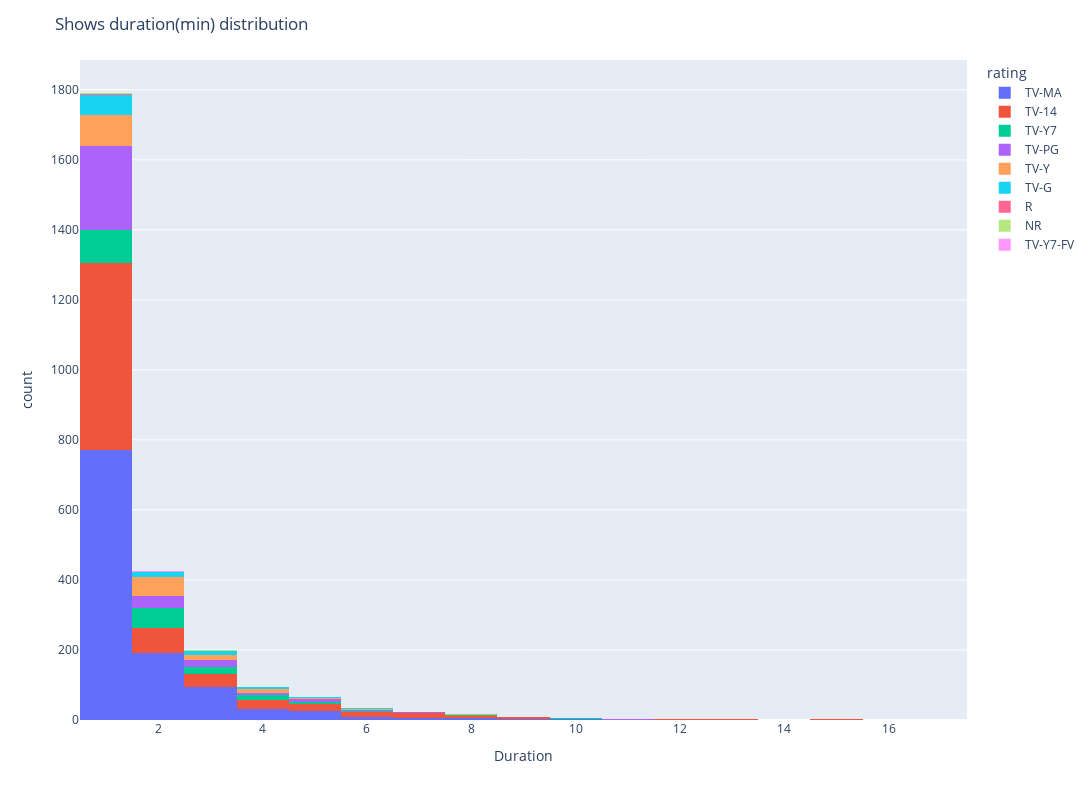

Here is the notebook cell this chart was saved with:
### Markdown cell above
Looking again at TV Shows, we can see that most rating categories follow the same pattern but some have higher ratios of season 2 density and above, again TV-Y and TV-Y7 for youngsters.

### Code cell
fig = ff.histogram(shows[~shows.rating.isna()], x='duration', color='rating', width=1600, height=800, labels={"duration": "Duration"})
fig.update_layout(title_text='Shows duration(min) distribution')
fig
fig.show()

### Figure 1 — Plotly figure (JSON) as saved in the notebook; plotly's stock layout.template omitted (floating-point values rounded to 4 significant figures; data arrays with more than 128 entries replaced by an {"elided": "..."} marker saying what was removed)
{"data": [{"alignmentgroup": "True", "bingroup": "x", "hovertemplate": "rating=TV-MA<br>Duration=%{x}<br>count=%{y}<extra></extra>", "legendgroup": "TV-MA", "marker": {"color": "#636efa", "pattern": {"shape": ""}}, "name": "TV-MA", "offsetgroup": "TV-MA", "orientation": "v", "showlegend": true, "type": "histogram", "x": {"elided": "1145 int values"}, "xaxis": "x", "yaxis": "y"}, {"alignmentgroup": "True", "bingroup": "x", "hovertemplate": "rating=TV-14<br>Duration=%{x}<br>count=%{y}<extra></extra>", "legendgroup": "TV-14", "marker": {"color": "#EF553B", "pattern": {"shape": ""}}, "name": "TV-14", "offsetgroup": "TV-14", "orientation": "v", "showlegend": true, "type": "histogram", "x": {"elided": "733 int values"}, "xaxis": "x", "yaxis": "y"}, {"alignmentgroup": "True", "bingroup": "x", "hovertemplate": "rating=TV-Y7<br>Duration=%{x}<br>count=%{y}<extra></extra>", "legendgroup": "TV-Y7", "marker": {"color": "#00cc96", "pattern": {"shape": ""}}, "name": "TV-Y7", "offsetgroup": "TV-Y7", "orientation": "v", "showlegend": true, "type": "histogram", "x": {"elided": "195 int values"}, "xaxis": "x", "yaxis": "y"}, {"alignmentgroup": "True", "bingroup": "x", "hovertemplate": "rating=TV-PG<br>Duration=%{x}<br>count=%{y}<extra></extra>", "legendgroup": "TV-PG", "marker": {"color": "#ab63fa", "pattern": {"shape": ""}}, "name": "TV-PG", "offsetgroup": "TV-PG", "orientation": "v", "showlegend": true, "type": "histogram", "x": {"elided": "323 int values"}, "xaxis": "x", "yaxis": "y"}, {"alignmentgroup": "True", "bingroup": "x", "hovertemplate": "rating=TV-Y<br>Duration=%{x}<br>count=%{y}<extra></extra>", "legendgroup": "TV-Y", "marker": {"color": "#FFA15A", "pattern": {"shape": ""}}, "name": "TV-Y", "offsetgroup": "TV-Y", "orientation": "v", "showlegend": true, "type": "histogram", "x": {"elided": "176 int values"}, "xaxis": "x", "yaxis": "y"}, {"alignmentgroup": "True", "bingroup": "x", "hovertemplate": "rating=TV-G<br>Duration=%{x}<br>count=%{y}<extra></extra>", "legendgroup": "TV-G", "marker": {"color": "#19d3f3", "pattern": {"shape": ""}}, "name": "TV-G", "offsetgroup": "TV-G", "orientation": "v", "showlegend": true, "type": "histogram", "x": [1, 5, 1, 1, 3, 2, 4, 1, 1, 1, 1, 1, 4, 2, 4, 1, 1, 1, 2, 3, 1, 2, 1, 2, 1, 2, 3, 1, 1, 1, 1, 1, 1, 1, 1, 1, 1, 1, 4, 4, 1, 1, 1, 1, 1, 1, 3, 1, 3, 3, 1, 2, 3, 1, 2, 1, 1, 1, 1, 6, 6, 2, 1, 5, 2, 3, 1, 1, 3, 1, 1, 1, 3, 1, 2, 3, 1, 4, 1, 1, 2, 1, 1, 2, 1, 1, 1, 1, 8, 1, 1, 2, 2, 1], "xaxis": "x", "yaxis": "y"}, {"alignmentgroup": "True", "bingroup": "x", "hovertemplate": "rating=R<br>Duration=%{x}<br>count=%{y}<extra></extra>", "legendgroup": "R", "marker": {"color": "#FF6692", "pattern": {"shape": ""}}, "name": "R", "offsetgroup": "R", "orientation": "v", "showlegend": true, "type": "histogram", "x": [1, 1], "xaxis": "x", "yaxis": "y"}, {"alignmentgroup": "True", "bingroup": "x", "hovertemplate": "rating=NR<br>Duration=%{x}<br>count=%{y}<extra></extra>", "legendgroup": "NR", "marker": {"color": "#B6E880", "pattern": {"shape": ""}}, "name": "NR", "offsetgroup": "NR", "orientation": "v", "showlegend": true, "type": "histogram", "x": [3, 1, 13, 1, 1], "xaxis": "x", "yaxis": "y"}, {"alignmentgroup": "True", "bingroup": "x", "hovertemplate": "rating=TV-Y7-FV<br>Duration=%{x}<br>count=%{y}<extra></extra>", "legendgroup": "TV-Y7-FV", "marker": {"color": "#FF97FF", "pattern": {"shape": ""}}, "name": "TV-Y7-FV", "offsetgroup": "TV-Y7-FV", "orientation": "v", "showlegend": true, "type": "histogram", "x": [2], "xaxis": "x", "yaxis": "y"}], "layout": {"barmode": "relative", "height": 800, "legend": {"title": {"text": "rating"}, "tracegroupgap": 0}, "margin": {"t": 60}, "title": {"text": "Shows duration(min) distribution"}, "width": 1600, "xaxis": {"anchor": "y", "domain": [0, 1], "title": {"text": "Duration"}}, "yaxis": {"anchor": "x", "domain": [0, 1], "title": {"text": "count"}}}}
